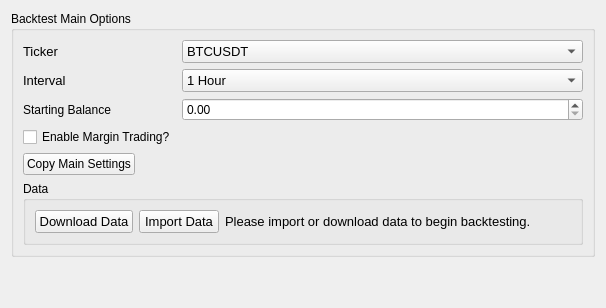
         <widget class="QWidget" name="backtestMainTab">
          <attribute name="title">
           <string>Main</string>
          </attribute>
          <layout class="QGridLayout" name="gridLayout_16">
           <item row="0" column="0">
            <widget class="QGroupBox" name="backtestMainOptionsGroupBox">
             <property name="sizePolicy">
              <sizepolicy hsizetype="Preferred" vsizetype="Maximum">
               <horstretch>0</horstretch>
               <verstretch>0</verstretch>
              </sizepolicy>
             </property>
             <property name="title">
              <string>Backtest Main Options</string>
             </property>
             <layout class="QGridLayout" name="gridLayout_8">
              <item row="5" column="0" colspan="3">
               <widget class="QGroupBox" name="groupBox_2">
                <property name="title">
                 <string>Data</string>
                </property>
                <layout class="QGridLayout" name="gridLayout_35">
                 <item row="0" column="0">
                  <layout class="QHBoxLayout" name="horizontalLayout">
                   <item>
                    <widget class="QPushButton" name="backtestDownloadDataButton">
                     <property name="sizePolicy">
                      <sizepolicy hsizetype="Fixed" vsizetype="Fixed">
                       <horstretch>0</horstretch>
                       <verstretch>0</verstretch>
                      </sizepolicy>
                     </property>
                     <property name="font">
                      <font>
                       <pointsize>10</pointsize>
                      </font>
                     </property>
                     <property name="text">
                      <string>Download Data</string>
                     </property>
                    </widget>
                   </item>
                   <item>
                    <widget class="QPushButton" name="backtestImportDataButton">
                     <property name="sizePolicy">
                      <sizepolicy hsizetype="Fixed" vsizetype="Fixed">
                       <horstretch>0</horstretch>
                       <verstretch>0</verstretch>
                      </sizepolicy>
                     </property>
                     <property name="font">
                      <font>
                       <pointsize>10</pointsize>
                      </font>
                     </property>
                     <property name="whatsThis">
                      <string>Import CSV data here.</string>
                     </property>
                     <property name="text">
                      <string>Import Data</string>
                     </property>
                    </widget>
                   </item>
                   <item>
                    <widget class="QLabel" name="backtestInfoLabel">
                     <property name="font">
                      <font>
                       <pointsize>10</pointsize>
                      </font>
                     </property>
                     <property name="text">
                      <string>Please import or download data to begin backtesting.</string>
                     </property>
                     <property name="alignment">
                      <set>Qt::AlignLeading|Qt::AlignLeft|Qt::AlignVCenter</set>
                     </property>
                     <property name="wordWrap">
                      <bool>false</bool>
                     </property>
                    </widget>
                   </item>
                   <item>
                    <spacer name="horizontalSpacer_3">
                     <property name="orientation">
                      <enum>Qt::Horizontal</enum>
                     </property>
                     <property name="sizeType">
                      <enum>QSizePolicy::Preferred</enum>
                     </property>
                     <property name="sizeHint" stdset="0">
                      <size>
                       <width>40</width>
                       <height>20</height>
                      </size>
                     </property>
                    </spacer>
                   </item>
                  </layout>
                 </item>
                </layout>
               </widget>
              </item>
              <item row="1" column="0">
               <widget class="QLabel" name="backtestIntervalLabel">
                <property name="sizePolicy">
                 <sizepolicy hsizetype="Fixed" vsizetype="Preferred">
                  <horstretch>0</horstretch>
                  <verstretch>0</verstretch>
                 </sizepolicy>
                </property>
                <property name="font">
                 <font>
                  <pointsize>10</pointsize>
                 </font>
                </property>
                <property name="text">
                 <string>Interval</string>
                </property>
               </widget>
              </item>
              <item row="0" column="0">
               <widget class="QLabel" name="backtestTickerLabel">
                <property name="sizePolicy">
                 <sizepolicy hsizetype="Fixed" vsizetype="Preferred">
                  <horstretch>0</horstretch>
                  <verstretch>0</verstretch>
                 </sizepolicy>
                </property>
                <property name="font">
                 <font>
                  <pointsize>10</pointsize>
                 </font>
                </property>
                <property name="text">
                 <string>Ticker</string>
                </property>
               </widget>
              </item>
              <item row="0" column="1" colspan="2">
               <widget class="QComboBox" name="backtestTickerComboBox">
                <property name="sizePolicy">
                 <sizepolicy hsizetype="Preferred" vsizetype="Fixed">
                  <horstretch>0</horstretch>
                  <verstretch>0</verstretch>
                 </sizepolicy>
                </property>
                <property name="font">
                 <font>
                  <pointsize>10</pointsize>
                 </font>
                </property>
                <item>
                 <property name="text">
                  <string>BTCUSDT</string>
                 </property>
                </item>
               </widget>
              </item>
              <item row="4" column="0">
               <widget class="QPushButton" name="backtestCopySettingsButton">
                <property name="sizePolicy">
                 <sizepolicy hsizetype="Fixed" vsizetype="Fixed">
                  <horstretch>0</horstretch>
                  <verstretch>0</verstretch>
                 </sizepolicy>
                </property>
                <property name="text">
                 <string>Copy Main Settings</string>
                </property>
               </widget>
              </item>
              <item row="1" column="1" colspan="2">
               <widget class="QComboBox" name="backtestIntervalComboBox">
                <property name="font">
                 <font>
                  <pointsize>10</pointsize>
                 </font>
                </property>
                <property name="currentText">
                 <string>1 Hour</string>
                </property>
                <item>
                 <property name="text">
                  <string>1 Hour</string>
                 </property>
                </item>
                <item>
                 <property name="text">
                  <string>2 Hours</string>
                 </property>
                </item>
                <item>
                 <property name="text">
                  <string>4 Hours</string>
                 </property>
                </item>
                <item>
                 <property name="text">
                  <string>6 Hours</string>
                 </property>
                </item>
                <item>
                 <property name="text">
                  <string>8 Hours</string>
                 </property>
                </item>
                <item>
                 <property name="text">
                  <string>12 Hour</string>
                 </property>
                </item>
                <item>
                 <property name="text">
                  <string>1 Day</string>
                 </property>
                </item>
                <item>
                 <property name="text">
                  <string>3 Days</string>
                 </property>
                </item>
                <item>
                 <property name="text">
                  <string>1 Minute</string>
                 </property>
                </item>
                <item>
                 <property name="text">
                  <string>3 Minutes</string>
                 </property>
                </item>
                <item>
                 <property name="text">
                  <string>5 Minutes</string>
                 </property>
                </item>
                <item>
                 <property name="text">
                  <string>15 Minutes</string>
                 </property>
                </item>
                <item>
                 <property name="text">
                  <string>30 Minutes</string>
                 </property>
                </item>
               </widget>
              </item>
              <item row="3" column="0">
               <widget class="QCheckBox" name="marginTradingCheckBox">
                <property name="text">
                 <string>Enable Margin Trading?</string>
                </property>
               </widget>
              </item>
              <item row="2" column="0">
               <widget class="QLabel" name="backtestStartingBalance">
                <property name="text">
                 <string>Starting Balance</string>
                </property>
               </widget>
              </item>
              <item row="2" column="1" colspan="2">
               <widget class="QDoubleSpinBox" name="backtestStartingBalanceSpinBox"/>
              </item>
             </layout>
            </widget>
           </item>
           <item row="1" column="0">
            <spacer name="verticalSpacer_7">
             <property name="orientation">
              <enum>Qt::Vertical</enum>
             </property>
             <property name="sizeHint" stdset="0">
              <size>
               <width>20</width>
               <height>40</height>
              </size>
             </property>
            </spacer>
           </item>
          </layout>
         </widget>
